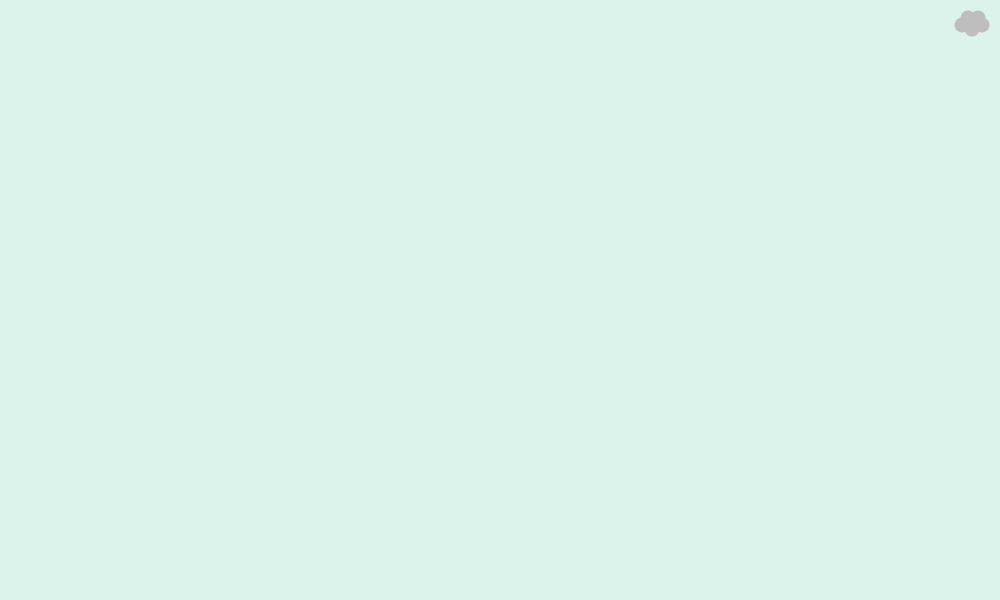
Frame 1 (no input)
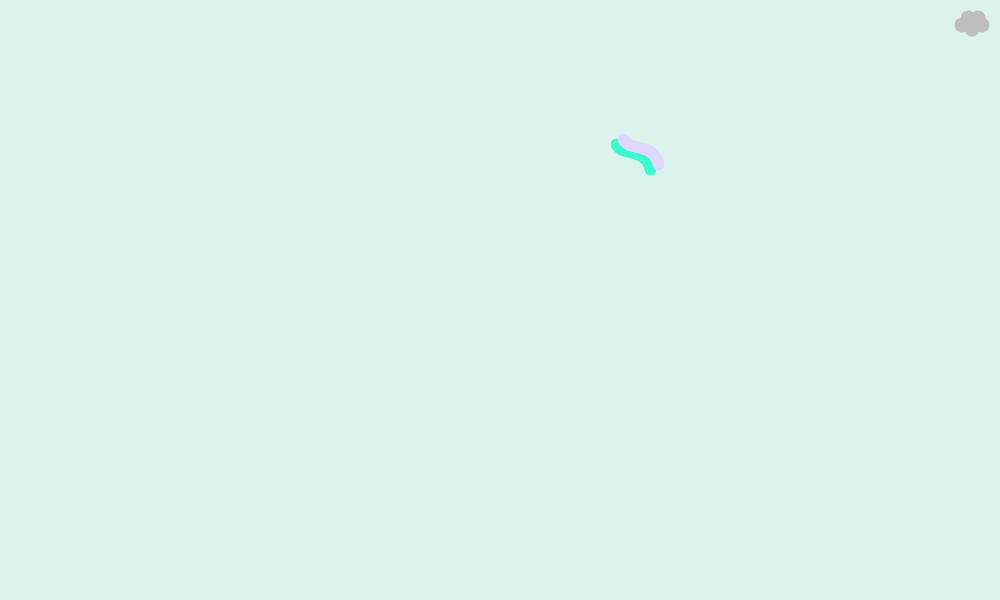
Frame 60 (the mouse pressed at the canvas centre just before this capture)
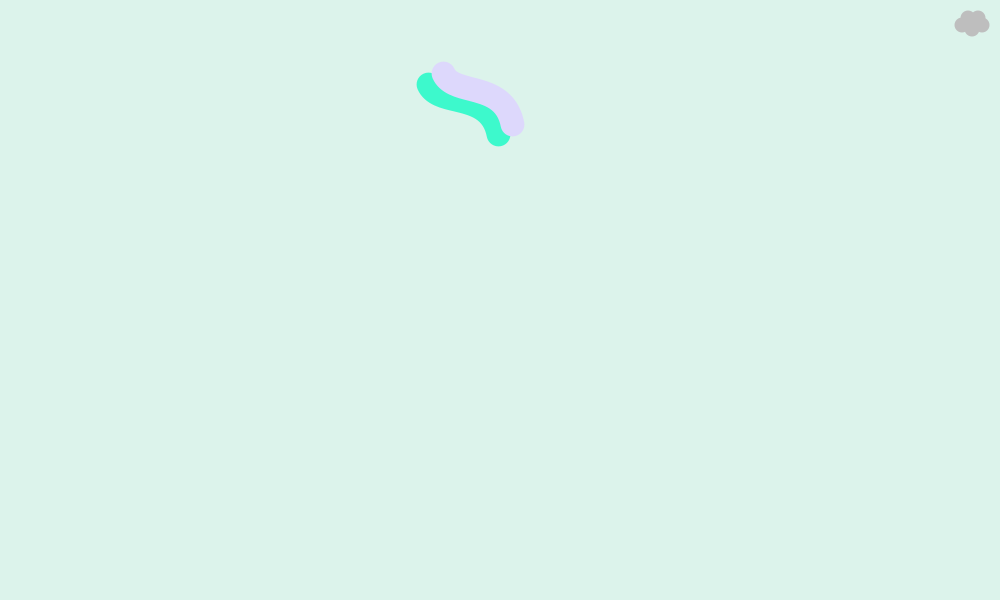
Frame 120 (the mouse held since frame 60 and released just before this capture)

The Processing sketch that drew these frames (run headless with seeded random() and noise(); from frame 60 on, the mouse is pressed at the canvas centre):

// Processing sketch: processing_112910
// ── processing_112910.pde

//TP4 - Yelibins para Juan bajo la lluvia - Paula MALLOL

//Variables
int n=0; 
float[] rate_jbgde = new float[1000];//rate de escala
float[] rate_threshold = new float[1000];//rate comienzo
float[] angulo = new float[1000];
int[] cualjb = new int[1000];
int[] heightjb = new int[1000];
int[] widthjb = new int[1000];
//color fondo
color fondo1 = color(220, 243, 235, 255);
//colores jb grandes
color jbgde1_1[] = new color[1000];
color jbgde1_2[] = new color[1000];
color jbgde2_1[] = new color[1000];
color jbgde2_2[] = new color[1000];
color jbgde3_1[] = new color[1000];
color jbgde3_2[] = new color[1000];
color jbgde4_1[] = new color[1000];
color jbgde4_2[] = new color[1000];
//colores jb medianas
color jbmed1_1[] = new color[1000];
color jbmed1_2[] = new color[1000];
color jbmed2_1[] = new color[1000];
color jbmed2_2[] = new color[1000];
color jbmed3_1[] = new color[1000];
color jbmed3_2[] = new color[1000];
color jbmed4_1[] = new color[1000];
color jbmed4_2[] = new color[1000];
color jbmed5_1[] = new color[1000];
color jbmed5_2[] = new color[1000];
//colores jb chicas
color jbchi1_1[] = new color[1000];
color jbchi1_2[] = new color[1000];
color jbchi2_1[] = new color[1000];
color jbchi2_2[] = new color[1000];
color jbchi3_1[] = new color[1000];
color jbchi3_2[] = new color[1000];
color jbchi4_1[] = new color[1000];
color jbchi4_2[] = new color[1000];
color jbchi5_1[] = new color[1000];
color jbchi5_2[] = new color[1000];
color jbchi6_1[] = new color[1000];
color jbchi6_2[] = new color[1000];
color jbchi7_1[] = new color[1000];
color jbchi7_2[] = new color[1000];
//colores sombras
color sombra1 = color (101, 255, 175);
color sombra2 = color (61, 249, 204);
color sombra3 = color (84, 204, 173);
//gotas
gotas[] gotas = new gotas[10000];//cant de gotas que llega antes reiniciar
int totalGotas = 0;//


void nueva_jellybean() {
  //fondo1=int(random(fondo2));
  rate_jbgde[n]=0;
  rate_threshold[n]=random(0, 1);
  heightjb[n] = int(random(height/6, 5*height/6+1));
  widthjb[n] = int(random(width/6, 5*width/6+1));
  //color grandes
  jbgde1_1[n] = color (255, 210+random(-50, 50), 255);
  jbgde1_2[n] = color (0+random(0, 255));
  jbgde2_1[n] = color (33+random(-50, 50), 187, 215);
  jbgde2_2[n] = color (0+random(0, 255));
  jbgde3_1[n] = color (255, 193, 104+random(-50, 50));
  jbgde3_2[n] = color (0+random(0, 255));
  jbgde4_1[n] = color (0+random(-50, 50), 237, 255);
  jbgde4_2[n] = color (0+random(0, 255));
  //color medianas
  jbmed1_2[n] = color (0+random(0, 200));
  jbmed1_2[n] = color (0+random(0, 255));
  jbmed2_1[n] = color (249, 142, 112+random(-50, 50));
  jbmed2_2[n] = color (0+random(0, 255));
  jbmed3_1[n] = color (255+random(0, -200));
  jbmed3_2[n] = color (0+random(0, 255));
  jbmed4_1[n] = color (177+random(-50, 50), 216, 252);
  jbmed4_2[n] = color (0+random(0, 255));
  jbmed5_1[n] = color (249, 247, 178+random(-50, 50));
  jbmed5_2[n] = color (0+random(0, 255));
  //color chicas
  jbchi1_1[n] = color (249, 133+random(-50, 50), 163);
  jbchi1_2[n] = color (0+random(0, 255));
  jbchi2_1[n] = color (249, 231, 175+random(-50, 50));
  jbchi2_2[n] = color (0+random(0, 255));
  jbchi3_1[n] = color (232, 232+random(-50, 50), 232);
  jbchi3_2[n] = color (0+random(0, 255));
  jbchi4_1[n] = color (230, 155+random(-50, 50), 249);
  jbchi4_2[n] = color (0+random(0, 255));
  jbchi5_1[n] = color (0+random(0, 200));
  jbchi5_2[n] = color (0+random(0, 255));
  jbchi6_1[n] = color (190, 191+random(-50, 50), 191);
  jbchi6_2[n] = color (0+random(0, 255));
  jbchi7_1[n] = color (192+random(-50, 50), 255, 243);
  jbchi7_2[n] = color (0+random(0, 255));
  //
  angulo[n] = random(0, 2*PI);
  cualjb[n] = int(random(16));
  n++;
}


void setup() {
  size(1000, 600);
  background(220, 243, 235);
  nueva_jellybean();

}


void draw() {
  //Fondo inicial
  noStroke();
  fill(fondo1);
  rect(0, 0, 1000, 600);
  
  if ((mouseX>= 955 && mouseY>=10 && mouseX<=990 && mouseY<=37)) {
    gotas[totalGotas] = new gotas();// empezar con 1
    totalGotas++ ;// incremento de gotas
    if (totalGotas >= gotas.length) {
      totalGotas = 0; //vuelve a 0
    }
    for (int g = 0; g < totalGotas; g++ ) {
      gotas[g].caer();
      gotas[g].lluvia();
    }
  }

  for (int i=0;i<n;i++) {
    //nube
    noStroke();
    fill(190);
    ellipse(968, 18, 15, 15);
    //fill(195);
    ellipse(978, 18, 15, 15);
    //fill(205);
    ellipse(962, 25, 15, 15);
    //fill(210);
    ellipse(982, 25, 15, 15);
    //fill(200);
    ellipse(972, 29, 15, 15);

    pushMatrix();
    translate(widthjb[i], heightjb[i]);// Translada 
    rotate(angulo[i]); //rotar angulo
    scale(rate_jbgde[i]);//agranda a escala por porcentaje: (1.0 = 100%)

    if (!(mouseX>= 955 && mouseY>=10 && mouseX<=990 && mouseY<=37)) { //Si mouse posición X 
      if (cualjb[i]==0) {
        noFill();//jellybean grande_1
        strokeWeight(80);
        stroke(sombra2);//sombra
        bezier(154, 110, 104, 138, 44, 189, 15, 230);
        stroke(jbgde1_1[i]);
        bezier(154-25, 110-5, 104-25, 138-5, 44-25, 189-5, 15-25, 230-5);
      } 
      else if (cualjb[i]==1) {
        noFill();//jellybean grande_2
        strokeWeight(70);
        stroke(sombra1);//sombra
        bezier(330, 100, 280, 135, 230, 315, 192, 350);
        stroke(jbgde2_1[i]);
        bezier(330-15, 100-15, 280-15, 135-15, 230-15, 315-15, 192-15, 350-15);
      } 
      else if (cualjb[i]==2) {
        noFill();//jellybean grande_3
        strokeWeight(50);
        stroke(sombra1);//sombra
        bezier(450, 220, 500, 270, 515, 370, 460, 420);
        stroke(jbgde3_1[i]);
        bezier(450-15, 220+15, 500-15, 270+15, 515-15, 370+15, 460-35, 420+15);
      } 
      else if (cualjb[i]==3) {
        noFill();//jellybean grande_4
        strokeWeight(80);
        stroke(sombra1);//sombra
        bezier(651, 331, 688, 367, 745, 429, 769, 459);
        stroke(jbgde4_1[i]);
        bezier(651-20, 331, 688-20, 367, 745-20, 429, 769-20, 459);
      }
      else if (cualjb[i]==4) {
        noFill();//jellybean mediana_1
        strokeWeight(40);
        stroke(sombra3);//sombra
        bezier(-40, -25, -5, 2, 22, 2, 36, 21);
        stroke(jbmed1_1[i]);
        bezier(-40+5, -25+20, -5+5, 2+20, 22+5, 2+20, 36+5, 21+20);
      }
      else if (cualjb[i]==5) {
        noFill();//jellybean mediana_2
        strokeWeight(40);
        stroke(sombra1);//sombra
        bezier(91, 70, 135, 96, 119, 142, 160, 155);
        stroke(jbmed2_1[i]);
        bezier(91+8, 70-10, 135+8, 96-10, 119+8, 142-10, 160+8, 155-10);
      }
      else if (cualjb[i]==6) {
        noFill();//jellybean mediana_3 
        strokeWeight(40);
        stroke(sombra1);//sombra
        bezier(87, 444, 85, 474, 189, 474, 184, 520);
        stroke(jbmed3_1[i]);
        bezier(87-15, 444+2, 85-15, 474+2, 189-15, 474+2, 184-15, 520+2);
      }
      else if (cualjb[i]==7) {
        noFill();//jellybean mediana_4
        strokeWeight(40);
        stroke(sombra2);//sombra
        bezier(325, 409, 290, 476, 375, 507, 364, 548);
        stroke(jbmed4_1[i]);
        bezier(325-30, 409-2, 290-30, 476-2, 375-30, 507-2, 364-30, 548-2);
      }
      else if (cualjb[i]==8) {
        noFill();//jellybean mediana_5
        strokeWeight(50);
        stroke(sombra3);//sombra
        bezier(571, 21, 616, 50, 541, 131, 583, 153);
        stroke(jbmed5_1[i]);
        bezier(571+25, 21-5, 616+25, 50-5, 541+25, 131-5, 583+25, 153-5);
      }
      else if (cualjb[i]==9) {
        noFill();//jellybean chica_1
        strokeWeight(25);
        stroke(sombra1);//sombra
        bezier(28, 370, 24, 398, -24, 416, -29, 439);
        stroke(jbchi1_1[i]);
        bezier(28+5, 370-20, 24+5, 398-20, -24+5, 416-20, -29+5, 439-20);
      } 
      else if (cualjb[i]==10) {
        noFill();//jellybean chica_2
        strokeWeight(40);
        stroke(sombra1);//sombra
        bezier(228, -3, 245, 14, 244, 40, 227, 60);
        stroke(jbchi2_1[i]);
        bezier(228-10, -3+20, 245-10, 14+20, 244-10, 40+20, 227-10, 60+20);
      }
      else if (cualjb[i]==11) {
        noFill();//jellybean chica_3
        strokeWeight(40);
        stroke(sombra3);//sombra
        bezier(390, 302, 397, 321, 354, 315, 356, 339);
        stroke(jbchi3_1[i]);
        bezier(390-10, 302-5, 397-10, 321-5, 354-10, 315-5, 356-10, 339-5);
      }
      else if (cualjb[i]==12) {
        noFill();//jellybean chica_4
        strokeWeight(40);
        stroke(sombra1);//sombra
        bezier(465, 20, 453, 33, 458, 83, 448, 81);
        stroke(jbchi4_1[i]);
        bezier(465+15, 20-3, 453+15, 33-3, 458+15, 83-3, 448+15, 81-3);
      }
      else if (cualjb[i]==13) {
        noFill();//jellybean chica_5
        strokeWeight(40);
        stroke(sombra1);//sombra
        bezier(525, 238, 530, 240, 507, 271, 495, 270);
        stroke(jbchi5_1[i]);
        bezier(525-15, 238-5, 530-15, 240-5, 507-15, 271-5, 495-15, 270-5);
      }
      else if (cualjb[i]==14) {
        noFill();//jellybean chica_6
        strokeWeight(40);
        stroke(sombra1);//sombra
        bezier(587, 422, 605, 440, 580, 475, 598, 494);
        stroke(jbchi6_1[i]);
        bezier(587-30, 422-2, 605-30, 440-2, 580-30, 475-2, 598-30, 494-2);
      }
      else if (cualjb[i]==15) {
        noFill();//jellybean chica_7
        strokeWeight(40);
        stroke(sombra2);//sombra
        bezier(645, 159, 642, 167, 649, 196, 659, 207);
        stroke(jbchi7_1[i]);
        bezier(645-5, 159+10, 642-5, 167+10, 649-5, 196+10, 659-5, 207+10);
      }
    } 
    else {
      if (cualjb[i]==0) {
        noFill();//jellybean grande_1
        strokeWeight(80);
        stroke(sombra2);//sombra
        bezier(154, 110, 104, 138, 44, 189, 15, 230);
        stroke(jbgde1_2[i]);
        bezier(154-25, 110-5, 104-25, 138-5, 44-25, 189-5, 15-25, 230-5);
      } 
      else if (cualjb[i]==1) {
        noFill();//jellybean grande_2
        strokeWeight(70);
        stroke(sombra1);//sombra
        bezier(330, 100, 280, 135, 230, 315, 192, 350);
        stroke(jbgde2_2[i]);
        bezier(330-15, 100-15, 280-15, 135-15, 230-15, 315-15, 192-15, 350-15);
      } 
      else if (cualjb[i]==2) {
        noFill();//jellybean grande_3
        strokeWeight(50);
        stroke(sombra1);//sombra
        bezier(450, 220, 500, 270, 515, 370, 460, 420);
        stroke(jbgde3_2[i]);
        bezier(450-15, 220+15, 500-15, 270+15, 515-15, 370+15, 460-35, 420+15);
      } 
      else if (cualjb[i]==3) {
        noFill();//jellybean grande_4
        strokeWeight(80);
        stroke(sombra1);//sombra
        bezier(651, 331, 688, 367, 745, 429, 769, 459);
        stroke(jbgde4_2[i]);
        bezier(651-20, 331, 688-20, 367, 745-20, 429, 769-20, 459);
      }
      else if (cualjb[i]==4) {
        noFill();//jellybean mediana_1
        strokeWeight(40);
        stroke(sombra3);//sombra
        bezier(-40, -25, -5, 2, 22, 2, 36, 21);
        stroke(jbmed1_2[i]);
        bezier(-40+5, -25+20, -5+5, 2+20, 22+5, 2+20, 36+5, 21+20);
      }
      else if (cualjb[i]==5) {
        noFill();//jellybean mediana_2
        strokeWeight(40);
        stroke(sombra1);//sombra
        bezier(91, 70, 135, 96, 119, 142, 160, 155);
        stroke(jbmed2_2[i]);
        bezier(91+8, 70-10, 135+8, 96-10, 119+8, 142-10, 160+8, 155-10);
      }
      else if (cualjb[i]==6) {
        noFill();//jellybean mediana_3 
        strokeWeight(40);
        stroke(sombra1);//sombra
        bezier(87, 444, 85, 474, 189, 474, 184, 520);
        stroke(jbmed3_2[i]);
        bezier(87-15, 444+2, 85-15, 474+2, 189-15, 474+2, 184-15, 520+2);
      }
      else if (cualjb[i]==7) {
        noFill();//jellybean mediana_4
        strokeWeight(40);
        stroke(sombra2);//sombra
        bezier(325, 409, 290, 476, 375, 507, 364, 548);
        stroke(jbmed4_2[i]);
        bezier(325-30, 409-2, 290-30, 476-2, 375-30, 507-2, 364-30, 548-2);
      }
      else if (cualjb[i]==8) {
        noFill();//jellybean mediana_5
        strokeWeight(50);
        stroke(sombra3);//sombra
        bezier(571, 21, 616, 50, 541, 131, 583, 153);
        stroke(jbmed5_2[i]);
        bezier(571+25, 21-5, 616+25, 50-5, 541+25, 131-5, 583+25, 153-5);
      }
      else if (cualjb[i]==9) {
        noFill();//jellybean chica_1
        strokeWeight(25);
        stroke(sombra1);//sombra
        bezier(28, 370, 24, 398, -24, 416, -29, 439);
        stroke(jbchi1_2[i]);
        bezier(28+5, 370-20, 24+5, 398-20, -24+5, 416-20, -29+5, 439-20);
      } 
      else if (cualjb[i]==10) {
        noFill();//jellybean chica_2
        strokeWeight(40);
        stroke(sombra1);//sombra
        bezier(228, -3, 245, 14, 244, 40, 227, 60);
        stroke(jbchi2_2[i]);
        bezier(228-10, -3+20, 245-10, 14+20, 244-10, 40+20, 227-10, 60+20);
      }
      else if (cualjb[i]==11) {
        noFill();//jellybean chica_3
        strokeWeight(40);
        stroke(sombra3);//sombra
        bezier(390, 302, 397, 321, 354, 315, 356, 339);
        stroke(jbchi3_2[i]);
        bezier(390-10, 302-5, 397-10, 321-5, 354-10, 315-5, 356-10, 339-5);
      }
      else if (cualjb[i]==12) {
        noFill();//jellybean chica_4
        strokeWeight(40);
        stroke(sombra1);//sombra
        bezier(465, 20, 453, 33, 458, 83, 448, 81);
        stroke(jbchi4_2[i]);
        bezier(465+15, 20-3, 453+15, 33-3, 458+15, 83-3, 448+15, 81-3);
      }
      else if (cualjb[i]==13) {
        noFill();//jellybean chica_5
        strokeWeight(40);
        stroke(sombra1);//sombra
        bezier(525, 238, 530, 240, 507, 271, 495, 270);
        stroke(jbchi5_2[i]);
        bezier(525-15, 238-5, 530-15, 240-5, 507-15, 271-5, 495-15, 270-5);
      }
      else if (cualjb[i]==14) {
        noFill();//jellybean chica_6
        strokeWeight(40);
        stroke(sombra1);//sombra
        bezier(587, 422, 605, 440, 580, 475, 598, 494);
        stroke(jbchi6_2[i]);
        bezier(587-30, 422-2, 605-30, 440-2, 580-30, 475-2, 598-30, 494-2);
      }
      else if (cualjb[i]==15) {
        noFill();//jellybean chica_7
        strokeWeight(40);
        stroke(sombra2);//sombra
        bezier(645, 159, 642, 167, 649, 196, 659, 207);
        stroke(jbchi7_2[i]);
        bezier(645-5, 159+10, 642-5, 167+10, 649-5, 196+10, 659-5, 207+10);
      }
    }
    popMatrix();

    rate_jbgde[i]+=0.005;// Agrandar en < escala
    if (i==n-1 && rate_jbgde[i] > rate_threshold[i] && i < 999) {
      fondo1=color(random(128)+128, random(128)+128, random(128)+128);
      nueva_jellybean();
    }
    if (rate_jbgde[i] > 2) {// rate = 0
      rate_jbgde[i] = 0;
    }
  }
  
  
}

void keyPressed() {
  if (key == ' ') {
    save("Yelibin - "+day()+"."+month()+"."+year()+"_"+hour()+"."+minute()+"."+second()+".jpeg");
  }
}

//lluvia
class gotas {
  float pX,pY; 
  float speed;
  float radio;
  color agua;

  gotas() {
    radio = random(4,7);
    pX = random(width);
    pY = -radio*4;//empieza arriba de pY=0
    speed = random(1,5);
    agua = color (33+random(-200, 100), 187+random(-50, +100), 255,100); 
  }

  void caer() {
    pY += speed; //se acelera mientras cae
  }
  void lluvia() {
    fill(agua);
    noStroke();
    for (int j = 2; j < radio; j++ ) {
      ellipse(pX,pY+j*4,j,j);
    }
  }
}
